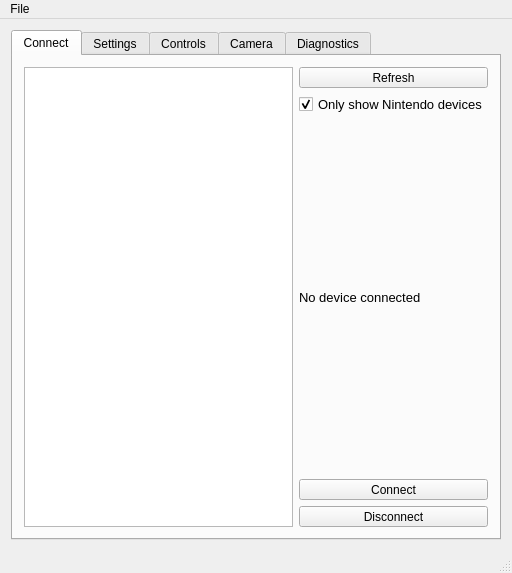
<?xml version="1.0" encoding="UTF-8"?>
<ui version="4.0">
 <class>MainWindow</class>
 <widget class="QMainWindow" name="MainWindow">
  <property name="geometry">
   <rect>
    <x>0</x>
    <y>0</y>
    <width>512</width>
    <height>573</height>
   </rect>
  </property>
  <property name="windowTitle">
   <string>QJoyControl</string>
  </property>
  <widget class="QWidget" name="centralWidget">
   <layout class="QGridLayout" name="gridLayout">
    <item row="0" column="0">
     <widget class="QTabWidget" name="tabWidget">
      <property name="currentIndex">
       <number>0</number>
      </property>
      <widget class="QWidget" name="tabConnect">
       <property name="minimumSize">
        <size>
         <width>0</width>
         <height>0</height>
        </size>
       </property>
       <attribute name="title">
        <string>Connect</string>
       </attribute>
       <layout class="QGridLayout" name="gridLayout_2">
        <item row="3" column="1">
         <widget class="QToolButton" name="toolButtonConnect">
          <property name="sizePolicy">
           <sizepolicy hsizetype="Preferred" vsizetype="Fixed">
            <horstretch>0</horstretch>
            <verstretch>0</verstretch>
           </sizepolicy>
          </property>
          <property name="text">
           <string>Connect</string>
          </property>
         </widget>
        </item>
        <item row="0" column="0" rowspan="5">
         <widget class="QListWidget" name="listWidgetDevices"/>
        </item>
        <item row="4" column="1">
         <widget class="QToolButton" name="toolButtonDisconnect">
          <property name="sizePolicy">
           <sizepolicy hsizetype="Preferred" vsizetype="Fixed">
            <horstretch>0</horstretch>
            <verstretch>0</verstretch>
           </sizepolicy>
          </property>
          <property name="text">
           <string>Disconnect</string>
          </property>
         </widget>
        </item>
        <item row="0" column="1">
         <widget class="QToolButton" name="toolButtonRefresh">
          <property name="sizePolicy">
           <sizepolicy hsizetype="Preferred" vsizetype="Fixed">
            <horstretch>0</horstretch>
            <verstretch>0</verstretch>
           </sizepolicy>
          </property>
          <property name="text">
           <string>Refresh</string>
          </property>
         </widget>
        </item>
        <item row="2" column="1">
         <widget class="QLabel" name="labelDeviceInfo">
          <property name="font">
           <font>
            <pointsize>10</pointsize>
           </font>
          </property>
          <property name="text">
           <string>No device connected</string>
          </property>
          <property name="wordWrap">
           <bool>true</bool>
          </property>
         </widget>
        </item>
        <item row="1" column="1">
         <widget class="QCheckBox" name="checkBoxOnlyNintendo">
          <property name="font">
           <font>
            <pointsize>10</pointsize>
           </font>
          </property>
          <property name="text">
           <string>Only show Nintendo devices</string>
          </property>
          <property name="checked">
           <bool>true</bool>
          </property>
         </widget>
        </item>
       </layout>
      </widget>
      <widget class="QWidget" name="tabSettings">
       <attribute name="title">
        <string>Settings</string>
       </attribute>
       <layout class="QGridLayout" name="gridLayout_5">
        <item row="2" column="0" colspan="2">
         <widget class="QGroupBox" name="groupBoxMouseSettings">
          <property name="title">
           <string>Mouse pointer settings</string>
          </property>
          <layout class="QGridLayout" name="gridLayout_7">
           <item row="3" column="1">
            <widget class="QCheckBox" name="checkBoxInvertMouse">
             <property name="layoutDirection">
              <enum>Qt::LeftToRight</enum>
             </property>
             <property name="text">
              <string>Invert Y-Axis</string>
             </property>
             <property name="tristate">
              <bool>false</bool>
             </property>
            </widget>
           </item>
           <item row="5" column="1">
            <spacer name="verticalSpacer_2">
             <property name="orientation">
              <enum>Qt::Vertical</enum>
             </property>
             <property name="sizeHint" stdset="0">
              <size>
               <width>20</width>
               <height>40</height>
              </size>
             </property>
            </spacer>
           </item>
           <item row="1" column="1">
            <widget class="QSlider" name="horizontalSliderGyroSensitivity">
             <property name="minimum">
              <number>1</number>
             </property>
             <property name="maximum">
              <number>10</number>
             </property>
             <property name="value">
              <number>8</number>
             </property>
             <property name="orientation">
              <enum>Qt::Horizontal</enum>
             </property>
            </widget>
           </item>
           <item row="0" column="0">
            <widget class="QLabel" name="label_2">
             <property name="text">
              <string>Analog sensitivity</string>
             </property>
            </widget>
           </item>
           <item row="0" column="1">
            <widget class="QSlider" name="horizontalSliderAnalogSensitivity">
             <property name="minimum">
              <number>1</number>
             </property>
             <property name="maximum">
              <number>10</number>
             </property>
             <property name="value">
              <number>4</number>
             </property>
             <property name="orientation">
              <enum>Qt::Horizontal</enum>
             </property>
            </widget>
           </item>
           <item row="0" column="2">
            <widget class="QSpinBox" name="spinBox">
             <property name="maximum">
              <number>10</number>
             </property>
             <property name="value">
              <number>4</number>
             </property>
            </widget>
           </item>
           <item row="1" column="0">
            <widget class="QLabel" name="label_3">
             <property name="text">
              <string>Gyro sensitivity</string>
             </property>
            </widget>
           </item>
           <item row="1" column="2">
            <widget class="QSpinBox" name="spinBox_2">
             <property name="maximum">
              <number>10</number>
             </property>
             <property name="value">
              <number>8</number>
             </property>
            </widget>
           </item>
           <item row="1" column="3">
            <spacer name="horizontalSpacer_2">
             <property name="orientation">
              <enum>Qt::Horizontal</enum>
             </property>
             <property name="sizeHint" stdset="0">
              <size>
               <width>40</width>
               <height>20</height>
              </size>
             </property>
            </spacer>
           </item>
           <item row="2" column="1">
            <widget class="QDoubleSpinBox" name="doubleSpinBoxGyroDeadzone">
             <property name="maximum">
              <double>10.000000000000000</double>
             </property>
             <property name="singleStep">
              <double>0.010000000000000</double>
             </property>
             <property name="value">
              <double>0.030000000000000</double>
             </property>
            </widget>
           </item>
           <item row="2" column="0">
            <widget class="QLabel" name="label_4">
             <property name="text">
              <string>Gyro deadzone</string>
             </property>
            </widget>
           </item>
          </layout>
         </widget>
        </item>
        <item row="1" column="0">
         <widget class="QGroupBox" name="groupBoxApplicationSettings">
          <property name="title">
           <string>Application settings</string>
          </property>
          <layout class="QGridLayout" name="gridLayout_6">
           <item row="2" column="0">
            <widget class="QCheckBox" name="checkBoxDiagnostics">
             <property name="text">
              <string>Show diagnostics tab</string>
             </property>
             <property name="checked">
              <bool>true</bool>
             </property>
            </widget>
           </item>
           <item row="4" column="0">
            <widget class="QCheckBox" name="checkBoxAppNap">
             <property name="text">
              <string>Prevent App Nap</string>
             </property>
             <property name="checked">
              <bool>true</bool>
             </property>
            </widget>
           </item>
           <item row="1" column="1">
            <spacer name="horizontalSpacer">
             <property name="orientation">
              <enum>Qt::Horizontal</enum>
             </property>
             <property name="sizeHint" stdset="0">
              <size>
               <width>40</width>
               <height>20</height>
              </size>
             </property>
            </spacer>
           </item>
           <item row="5" column="0">
            <widget class="QCheckBox" name="checkBoxIdleSleep">
             <property name="text">
              <string>Prevent idle sleep</string>
             </property>
            </widget>
           </item>
           <item row="6" column="0">
            <spacer name="verticalSpacer">
             <property name="orientation">
              <enum>Qt::Vertical</enum>
             </property>
             <property name="sizeHint" stdset="0">
              <size>
               <width>20</width>
               <height>40</height>
              </size>
             </property>
            </spacer>
           </item>
           <item row="1" column="0">
            <widget class="QCheckBox" name="checkBoxInvertIcon">
             <property name="text">
              <string>Use Dark Mode icon</string>
             </property>
             <property name="checked">
              <bool>true</bool>
             </property>
            </widget>
           </item>
           <item row="3" column="0">
            <widget class="QCheckBox" name="checkBoxWarnClose">
             <property name="text">
              <string>Warn on application close</string>
             </property>
             <property name="checked">
              <bool>true</bool>
             </property>
            </widget>
           </item>
           <item row="0" column="0">
            <widget class="QCheckBox" name="checkBoxAutoConnect">
             <property name="text">
              <string>Automatically reconnect</string>
             </property>
             <property name="checked">
              <bool>true</bool>
             </property>
            </widget>
           </item>
          </layout>
         </widget>
        </item>
        <item row="3" column="0">
         <widget class="QGroupBox" name="groupBoxJoyConSettings">
          <property name="title">
           <string>JoyCon Settings</string>
          </property>
          <layout class="QGridLayout" name="gridLayout_9">
           <item row="0" column="0">
            <widget class="QLabel" name="label">
             <property name="text">
              <string>Player LED</string>
             </property>
            </widget>
           </item>
           <item row="0" column="1">
            <widget class="QSpinBox" name="spinBoxPlayerLED">
             <property name="maximum">
              <number>255</number>
             </property>
             <property name="value">
              <number>144</number>
             </property>
             <property name="displayIntegerBase">
              <number>2</number>
             </property>
            </widget>
           </item>
           <item row="0" column="2">
            <spacer name="horizontalSpacer_3">
             <property name="orientation">
              <enum>Qt::Horizontal</enum>
             </property>
             <property name="sizeHint" stdset="0">
              <size>
               <width>40</width>
               <height>20</height>
              </size>
             </property>
            </spacer>
           </item>
           <item row="1" column="1">
            <spacer name="verticalSpacer_4">
             <property name="orientation">
              <enum>Qt::Vertical</enum>
             </property>
             <property name="sizeHint" stdset="0">
              <size>
               <width>20</width>
               <height>40</height>
              </size>
             </property>
            </spacer>
           </item>
          </layout>
         </widget>
        </item>
       </layout>
      </widget>
      <widget class="QWidget" name="tabControls">
       <attribute name="title">
        <string>Controls</string>
       </attribute>
       <layout class="QGridLayout" name="gridLayout_8">
        <item row="2" column="0">
         <widget class="QCheckBox" name="checkBoxLeftClick">
          <property name="text">
           <string>Click with L / ZL</string>
          </property>
          <property name="checked">
           <bool>true</bool>
          </property>
         </widget>
        </item>
        <item row="3" column="1">
         <widget class="QCheckBox" name="checkBoxGyroMouse">
          <property name="text">
           <string>Move mouse with gyro data</string>
          </property>
          <property name="checked">
           <bool>true</bool>
          </property>
         </widget>
        </item>
        <item row="1" column="1">
         <widget class="QCheckBox" name="checkBoxRightAnalogMouse">
          <property name="text">
           <string>Move mouse with right analog data</string>
          </property>
          <property name="checked">
           <bool>true</bool>
          </property>
         </widget>
        </item>
        <item row="2" column="1">
         <widget class="QCheckBox" name="checkBoxRightClick">
          <property name="text">
           <string>Click with R / ZR</string>
          </property>
          <property name="checked">
           <bool>true</bool>
          </property>
         </widget>
        </item>
        <item row="1" column="0">
         <widget class="QCheckBox" name="checkBoxLeftAnalogMouse">
          <property name="text">
           <string>Move mouse with left analog data</string>
          </property>
          <property name="checked">
           <bool>true</bool>
          </property>
         </widget>
        </item>
        <item row="0" column="0">
         <widget class="InputMapPanel" name="inputMapL" native="true">
          <property name="font">
           <font>
            <pointsize>10</pointsize>
           </font>
          </property>
         </widget>
        </item>
        <item row="0" column="1">
         <widget class="InputMapPanel" name="inputMapR" native="true"/>
        </item>
       </layout>
       <zorder>checkBoxLeftClick</zorder>
       <zorder>checkBoxGyroMouse</zorder>
       <zorder>checkBoxLeftAnalogMouse</zorder>
       <zorder>checkBoxRightAnalogMouse</zorder>
       <zorder>checkBoxRightClick</zorder>
       <zorder>inputMapL</zorder>
       <zorder>inputMapR</zorder>
      </widget>
      <widget class="QWidget" name="tabCamera">
       <attribute name="title">
        <string>Camera</string>
       </attribute>
       <layout class="QGridLayout" name="gridLayout_3" columnstretch="1,10">
        <item row="3" column="0">
         <widget class="QGroupBox" name="groupBoxExposure">
          <property name="title">
           <string>Exposure</string>
          </property>
          <layout class="QGridLayout" name="gridLayout_10">
           <item row="0" column="0">
            <widget class="QSpinBox" name="spinBoxExposure">
             <property name="suffix">
              <string> us</string>
             </property>
             <property name="maximum">
              <number>600</number>
             </property>
             <property name="value">
              <number>600</number>
             </property>
            </widget>
           </item>
          </layout>
         </widget>
        </item>
        <item row="2" column="0">
         <widget class="QGroupBox" name="groupBoxResolution">
          <property name="title">
           <string>Resolution</string>
          </property>
          <layout class="QVBoxLayout" name="verticalLayout">
           <item>
            <widget class="QRadioButton" name="radioButton240">
             <property name="text">
              <string>240 x 320</string>
             </property>
             <property name="checked">
              <bool>false</bool>
             </property>
            </widget>
           </item>
           <item>
            <widget class="QRadioButton" name="radioButton120">
             <property name="text">
              <string>120 x 160</string>
             </property>
             <property name="checked">
              <bool>true</bool>
             </property>
            </widget>
           </item>
           <item>
            <widget class="QRadioButton" name="radioButton60">
             <property name="text">
              <string>60 x 80</string>
             </property>
             <property name="checked">
              <bool>false</bool>
             </property>
            </widget>
           </item>
           <item>
            <widget class="QRadioButton" name="radioButton30">
             <property name="text">
              <string>30 x 40</string>
             </property>
            </widget>
           </item>
          </layout>
         </widget>
        </item>
        <item row="1" column="0">
         <widget class="QPushButton" name="pushButtonStream">
          <property name="enabled">
           <bool>false</bool>
          </property>
          <property name="text">
           <string>Stream</string>
          </property>
         </widget>
        </item>
        <item row="0" column="0">
         <widget class="QPushButton" name="pushButtonCapture">
          <property name="text">
           <string>Capture</string>
          </property>
         </widget>
        </item>
        <item row="4" column="1">
         <widget class="QPushButton" name="pushButtonSaveImage">
          <property name="text">
           <string>Save...</string>
          </property>
         </widget>
        </item>
        <item row="0" column="1" rowspan="4">
         <widget class="QLabel" name="labelCameraPreview">
          <property name="sizePolicy">
           <sizepolicy hsizetype="MinimumExpanding" vsizetype="MinimumExpanding">
            <horstretch>0</horstretch>
            <verstretch>0</verstretch>
           </sizepolicy>
          </property>
          <property name="text">
           <string>IR Preview</string>
          </property>
          <property name="scaledContents">
           <bool>false</bool>
          </property>
         </widget>
        </item>
        <item row="4" column="0">
         <widget class="QComboBox" name="comboBoxColorMap"/>
        </item>
       </layout>
      </widget>
      <widget class="QWidget" name="tabDiagnostics">
       <attribute name="title">
        <string>Diagnostics</string>
       </attribute>
       <layout class="QGridLayout" name="gridLayout_4">
        <item row="5" column="0">
         <widget class="QLabel" name="labelRate">
          <property name="text">
           <string>Rate: </string>
          </property>
         </widget>
        </item>
        <item row="0" column="0">
         <widget class="QLabel" name="labelButtons">
          <property name="text">
           <string>Buttons:</string>
          </property>
         </widget>
        </item>
        <item row="3" column="0">
         <widget class="QLabel" name="labelAccel">
          <property name="text">
           <string>Accel:</string>
          </property>
         </widget>
        </item>
        <item row="6" column="0">
         <spacer name="verticalSpacer_3">
          <property name="orientation">
           <enum>Qt::Vertical</enum>
          </property>
          <property name="sizeHint" stdset="0">
           <size>
            <width>20</width>
            <height>40</height>
           </size>
          </property>
         </spacer>
        </item>
        <item row="4" column="0">
         <widget class="QLabel" name="labelGyro">
          <property name="text">
           <string>Gyro:</string>
          </property>
         </widget>
        </item>
        <item row="0" column="1">
         <spacer name="horizontalSpacer_4">
          <property name="orientation">
           <enum>Qt::Horizontal</enum>
          </property>
          <property name="sizeHint" stdset="0">
           <size>
            <width>40</width>
            <height>20</height>
           </size>
          </property>
         </spacer>
        </item>
        <item row="1" column="0">
         <widget class="QLabel" name="labelAnalogL">
          <property name="text">
           <string>Analog L:</string>
          </property>
         </widget>
        </item>
        <item row="2" column="0">
         <widget class="QLabel" name="labelAnalogR">
          <property name="text">
           <string>Analog R:</string>
          </property>
         </widget>
        </item>
       </layout>
      </widget>
     </widget>
    </item>
   </layout>
  </widget>
  <widget class="QStatusBar" name="statusBar"/>
  <widget class="QMenuBar" name="menuBar">
   <property name="geometry">
    <rect>
     <x>0</x>
     <y>0</y>
     <width>512</width>
     <height>22</height>
    </rect>
   </property>
   <widget class="QMenu" name="menuExit">
    <property name="title">
     <string>File</string>
    </property>
    <addaction name="actionQuit"/>
   </widget>
   <addaction name="menuExit"/>
  </widget>
  <action name="actionShow">
   <property name="text">
    <string>Show</string>
   </property>
  </action>
  <action name="actionQuit">
   <property name="text">
    <string>Quit</string>
   </property>
  </action>
 </widget>
 <layoutdefault spacing="6" margin="11"/>
 <customwidgets>
  <customwidget>
   <class>InputMapPanel</class>
   <extends>QWidget</extends>
   <header>inputmappanel.h</header>
   <container>1</container>
  </customwidget>
 </customwidgets>
 <resources/>
 <connections>
  <connection>
   <sender>horizontalSliderAnalogSensitivity</sender>
   <signal>valueChanged(int)</signal>
   <receiver>spinBox</receiver>
   <slot>setValue(int)</slot>
   <hints>
    <hint type="sourcelabel">
     <x>268</x>
     <y>358</y>
    </hint>
    <hint type="destinationlabel">
     <x>370</x>
     <y>353</y>
    </hint>
   </hints>
  </connection>
  <connection>
   <sender>horizontalSliderGyroSensitivity</sender>
   <signal>valueChanged(int)</signal>
   <receiver>spinBox_2</receiver>
   <slot>setValue(int)</slot>
   <hints>
    <hint type="sourcelabel">
     <x>271</x>
     <y>382</y>
    </hint>
    <hint type="destinationlabel">
     <x>365</x>
     <y>384</y>
    </hint>
   </hints>
  </connection>
  <connection>
   <sender>spinBox</sender>
   <signal>valueChanged(int)</signal>
   <receiver>horizontalSliderAnalogSensitivity</receiver>
   <slot>setValue(int)</slot>
   <hints>
    <hint type="sourcelabel">
     <x>334</x>
     <y>350</y>
    </hint>
    <hint type="destinationlabel">
     <x>291</x>
     <y>352</y>
    </hint>
   </hints>
  </connection>
  <connection>
   <sender>spinBox_2</sender>
   <signal>valueChanged(int)</signal>
   <receiver>horizontalSliderGyroSensitivity</receiver>
   <slot>setValue(int)</slot>
   <hints>
    <hint type="sourcelabel">
     <x>337</x>
     <y>376</y>
    </hint>
    <hint type="destinationlabel">
     <x>281</x>
     <y>384</y>
    </hint>
   </hints>
  </connection>
  <connection>
   <sender>actionQuit</sender>
   <signal>triggered()</signal>
   <receiver>MainWindow</receiver>
   <slot>close()</slot>
   <hints>
    <hint type="sourcelabel">
     <x>-1</x>
     <y>-1</y>
    </hint>
    <hint type="destinationlabel">
     <x>255</x>
     <y>286</y>
    </hint>
   </hints>
  </connection>
 </connections>
</ui>
